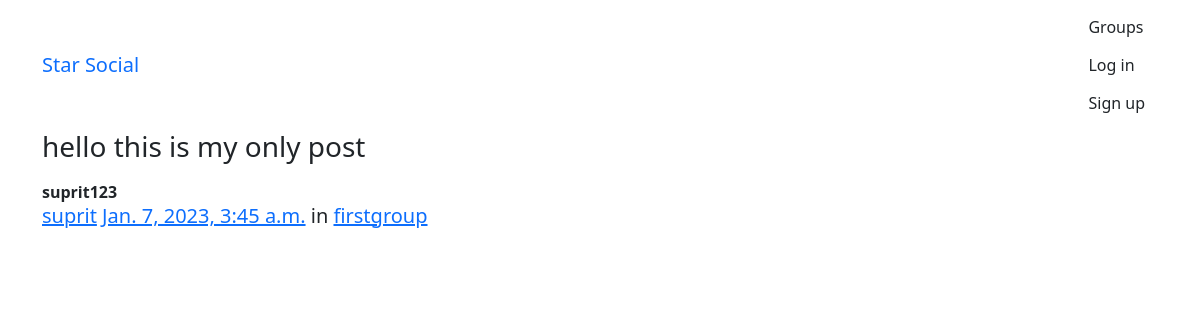
Screenshot of /posts/by/suprit123/3/ with the database file from the repository.
### posts/models.py (models this page shows, shortened)
class Post(models.Model):
    user = models.ForeignKey(User, related_name="posts", on_delete=models.CASCADE)
    created_date = models.DateTimeField(auto_now=True)
    message = models.TextField()
    message_html = models.TextField(editable=False)
    group = models.ForeignKey(Group, related_name="posting", null=True, blank=True, on_delete=models.CASCADE)
    class Meta:
        unique_together = ["user", "message",]

### groups/models.py (models this page shows, shortened)
class Group(models.Model):
    name = models.CharField(max_length=200, unique=True)
    slug = models.SlugField(allow_unicode=True, unique=True)
    description = models.TextField(blank=True, default="")
    description_html = models.TextField(blank=True, editable=False, default="")
    member = models.ManyToManyField(User, through="GroupMember", through_fields=("group", "user"))
    class Meta:
        ordering = ("name",)

### posts/views.py (the view)
# urls.py: path("by/<username>/<int:pk>/",views.PostDetail.as_view(),name="single"),
class PostDetail(SelectRelatedMixin, generic.DetailView):
    model = models.Post
    select_related = ("user", "group")
    def get_queryset(self):
        queryset = super().get_queryset()
        return queryset.filter(
            user__username__iexact=self.kwargs.get("username")
        )

### posts/templates/posts/post_detail.html
{% extends "posts/post_base.html" %}
{% block post_content %}
<div class="col-md-8">
    {% include "posts/_post.html" %}
</div>
{% endblock %}

### posts/templates/posts/_post.html (shortened to what this page needs)
<div class="post media">
    <h3>{{ post.message_html|safe }}</h3>
    <div class="media-body">
        <strong>{{ post.user.username }}</strong>
        <h5 class="media-heading">
            <span class="username"><a
                    href="{% url 'posts:for_user' username=post.user.username %}">{{post.user.first_name }}</a></span>
            <time class="time"><a
                    href="{% url 'posts:single' username=post.user.username pk=post.pk %}">{{post.created_date}}</a></time>
            {% if post.group %}
            <span class="group-name">in <a href="{% url 'groups:all' %}">{{ post.group.name }}</a></span>
            {% endif %}
        </h5>
    </div>
</div>

### rows the page displays
Post: message_html "hello this is my only post", user.username "suprit123", user.first_name "suprit", created_date "Jan. 7, 2023, 3:45 a.m.", group.name "firstgroup"
